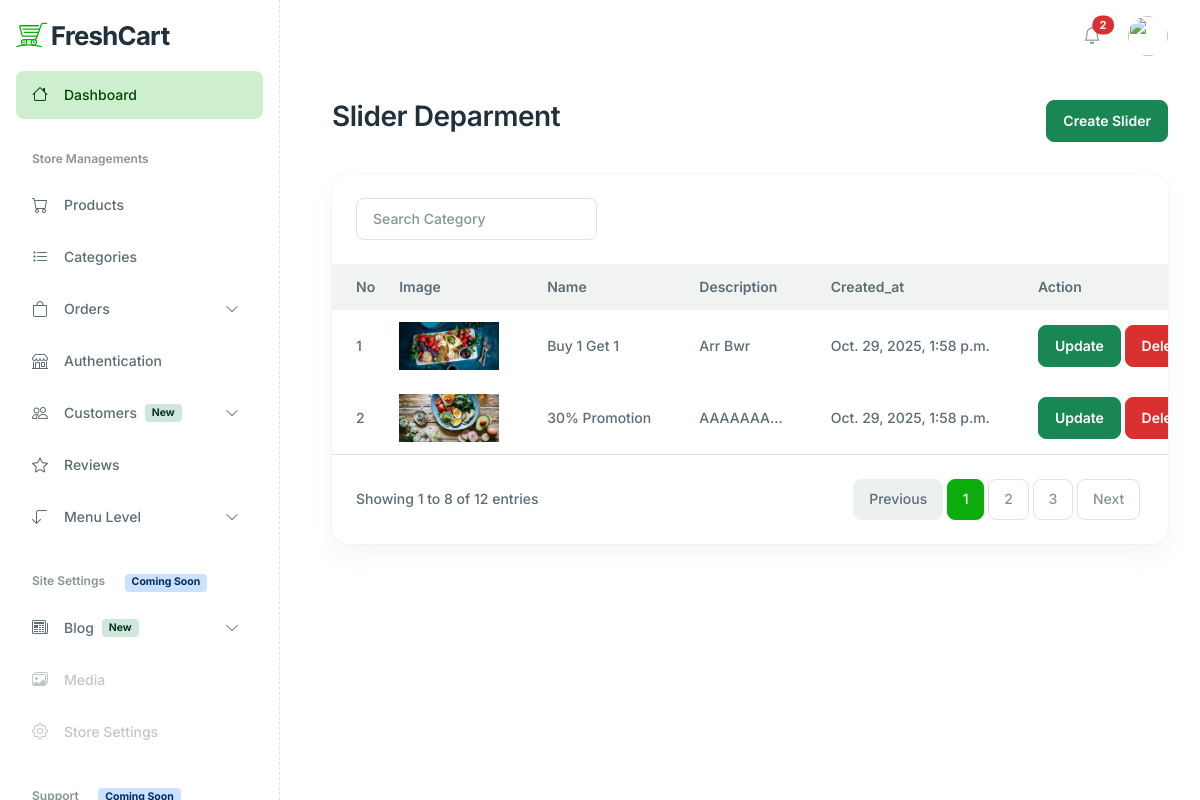
Page /dashboard/slider/ (signed in) on the committed database.
### sneaker_shop/models.py (models this page shows, shortened)
class Slider(models.Model):
    image = models.ImageField(upload_to='uploads/slider/')
    sli_name = models.CharField(max_length=100,  default='', blank=True, null=True)
    sli_description = models.CharField(max_length=300, default='', blank=True, null=True)
    created_at = models.DateTimeField(auto_now_add=True)

### dashboard/views.py (the view)
# urls.py: path('slider/', views.SliderHome, name='slider'),
def SliderHome(request):
     sliders = Slider.objects.all()
     context = {
         'sliders':sliders
     }
     return render(request, 'slider.html', context)

### dashboard/context_processors.py (called while the page is built)
def unread_count(request):
    if request.user.is_authenticated:
        count = Notification.objects.filter(user = request.user, is_read = False, is_delete = False).count()
    else:
        count = 0
    return {'unread_count':count}

### dashboard/templates/slider.html (shortened to what this page needs)
{% extends 'base.html' %}
{% load static %}
{% block content %}
{% include 'sider.html'%}
<div class="main-wrapper" style="margin-left: 300px;">
    <main class="main-content-wrapper">
        <div class="container">
            <div class="row mb-8">
                <div class="col-md-12">
                    <div class="d-flex flex-column flex-md-row justify-content-between align-items-md-center gap-4">
                        <div>
                            <h2>Slider Deparment</h2>
                        </div>
                        <div>
                            <a href="{% url 'slidercreate'%}" class="btn btn-success">Create Slider</a>
                        </div>
                    </div>
                </div>
            </div>
            <div class="row">
                <div class="col-xl-12 col-12 mb-5">
                    <div class="card h-100 card-lg">
                        <div class="px-6 py-6">
                            <div class="row justify-content-between">
                                <div class="col-lg-4 col-md-6 col-12 mb-2 mb-md-0">
                                    <form class="d-flex" role="search">
                                        <input class="form-control" type="search" placeholder="Search Category"
                                            aria-label="Search" />
                                    </form>
                                </div>
                            </div>
                        </div>
                        <div class="card-body p-0">
                            <div class="table-responsive">
                                <table
                                    class="table table-centered table-hover mb-0 text-nowrap table-borderless table-with-checkbox">
                                    <thead class="bg-light">
                                        <tr>
                                            <th>No</th>
                                            <th>Image</th>
                                            <th>Name</th>
                                            <th>Description</th>
                                            <th>Created_at</th>
                                            <th scope="col">Action</th>
                                        </tr>
                                    </thead>
                                    <tbody>
                                        {% for slider in sliders %}
                                        <tr>
                                            <td>{{forloop.counter}}</td>
                                            {% if slider.image%}
                                            <td>
                                                <img src="{{slider.image.url}}" alt="dd" width="100px">
                                            </td>
                                            {% endif %}
                                            <td>{{slider.sli_name}}</td>
                                            <td>{{slider.sli_description | truncatechars:8}}</td>
                                            <td>{{slider.created_at}}</td>
                                            <td>
                                                <button class="btn btn-success" data-bs-toggle="modal"
                                                    data-bs-target="#updateModal_{{slider.id}}">Update</button>
                                                <button class="btn btn-danger" data-bs-toggle="modal"
                                                    data-bs-target="#deleteModal_{{slider.id}}">Delete</button>
                                            </td>
                                        </tr>
                                        {% endfor %}
                            </div>
                        </div>
                    </div>
                    <div
                        class="border-top d-flex justify-content-between align-items-md-center px-6 py-6 flex-md-row flex-column gap-4">
                        <span>Showing 1 to 8 of 12 entries</span>
                        <nav>
                            <ul class="pagination mb-0">
                                <li class="page-item disabled"><a class="page-link" href="#!">Previous</a></li>
                                <li class="page-item"><a class="page-link active" href="#!">1</a></li>
                                <li class="page-item"><a class="page-link" href="#!">2</a></li>
                                <li class="page-item"><a class="page-link" href="#!">3</a></li>
                                <li class="page-item"><a class="page-link" href="#!">Next</a></li>
                            </ul>
                        </nav>
                    </div>
                </div>
            </div>
        </div>
</div>
{% endblock %}

### rows in the picture
Slider: image (picture), sli_name "Buy 1 Get 1", sli_description "Arr Bwr", created_at "Oct. 29, 2025, 1:58 p.m."
Slider: image (picture), sli_name "30% Promotion", sli_description "AAAAAAA…", created_at "Oct. 29, 2025, 1:58 p.m."
